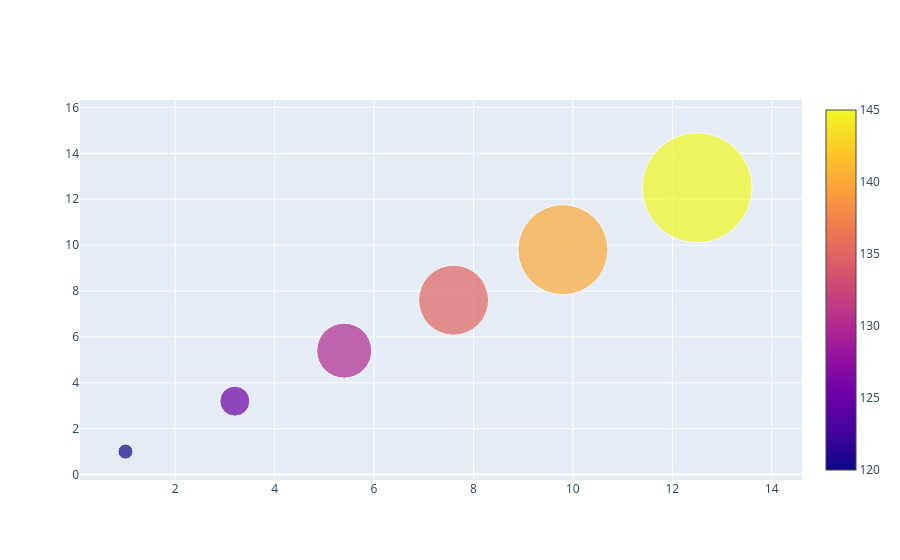

Write notebook code for a chart like this one.
### Code cell
#con tamaño y escala
import plotly.graph_objects as go

fig = go.Figure(data=[go.Scatter(
    x=[1, 3.2, 5.4, 7.6, 9.8, 12.5],
    y=[1, 3.2, 5.4, 7.6, 9.8, 12.5],
    mode='markers',
    marker=dict(
        color=[120, 125, 130, 135, 140, 145],
        size=[15, 30, 55, 70, 90, 110],
        showscale=True
        )
)])

fig.show()

### Figure 1 — Plotly figure (JSON) as saved in the notebook; plotly's stock layout.template omitted (floating-point values rounded to 4 significant figures)
{"data": [{"marker": {"color": [120, 125, 130, 135, 140, 145], "showscale": true, "size": [15, 30, 55, 70, 90, 110]}, "mode": "markers", "type": "scatter", "x": [1, 3.2, 5.4, 7.6, 9.8, 12.5], "y": [1, 3.2, 5.4, 7.6, 9.8, 12.5]}], "layout": {}}
